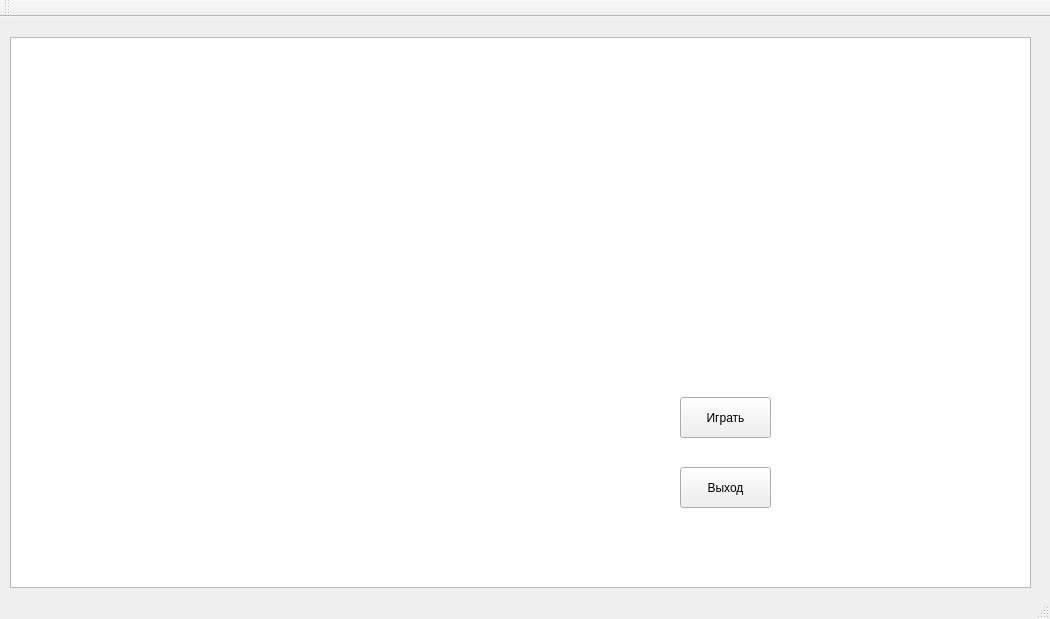
<?xml version="1.0" encoding="UTF-8"?>
<ui version="4.0">
 <class>MainWindow</class>
 <widget class="QMainWindow" name="MainWindow">
  <property name="geometry">
   <rect>
    <x>0</x>
    <y>0</y>
    <width>1050</width>
    <height>619</height>
   </rect>
  </property>
  <property name="windowTitle">
   <string>MainWindow</string>
  </property>
  <widget class="QWidget" name="centralWidget">
   <widget class="QStackedWidget" name="stackedWidget">
    <property name="geometry">
     <rect>
      <x>10</x>
      <y>10</y>
      <width>1031</width>
      <height>561</height>
     </rect>
    </property>
    <property name="currentIndex">
     <number>0</number>
    </property>
    <widget class="QWidget" name="page">
     <widget class="QGraphicsView" name="graphicsView_main">
      <property name="geometry">
       <rect>
        <x>0</x>
        <y>10</y>
        <width>1021</width>
        <height>551</height>
       </rect>
      </property>
     </widget>
     <widget class="QPushButton" name="pushButton">
      <property name="geometry">
       <rect>
        <x>670</x>
        <y>370</y>
        <width>91</width>
        <height>41</height>
       </rect>
      </property>
      <property name="text">
       <string>Играть</string>
      </property>
     </widget>
     <widget class="QPushButton" name="pushButton_2">
      <property name="geometry">
       <rect>
        <x>670</x>
        <y>440</y>
        <width>91</width>
        <height>41</height>
       </rect>
      </property>
      <property name="text">
       <string>Выход</string>
      </property>
     </widget>
    </widget>
    <widget class="QWidget" name="page_2">
     <widget class="QGraphicsView" name="graphicsView_8x8">
      <property name="geometry">
       <rect>
        <x>0</x>
        <y>10</y>
        <width>1021</width>
        <height>551</height>
       </rect>
      </property>
     </widget>
     <widget class="QLCDNumber" name="lcdNumber">
      <property name="geometry">
       <rect>
        <x>30</x>
        <y>30</y>
        <width>161</width>
        <height>51</height>
       </rect>
      </property>
     </widget>
     <widget class="QPushButton" name="pushButtonrestart">
      <property name="geometry">
       <rect>
        <x>40</x>
        <y>100</y>
        <width>75</width>
        <height>23</height>
       </rect>
      </property>
      <property name="text">
       <string>Заново</string>
      </property>
     </widget>
     <widget class="QPushButton" name="pushButtonexit">
      <property name="geometry">
       <rect>
        <x>40</x>
        <y>130</y>
        <width>75</width>
        <height>23</height>
       </rect>
      </property>
      <property name="text">
       <string>Закончить</string>
      </property>
     </widget>
    </widget>
   </widget>
  </widget>
  <widget class="QMenuBar" name="menuBar">
   <property name="geometry">
    <rect>
     <x>0</x>
     <y>0</y>
     <width>1050</width>
     <height>21</height>
    </rect>
   </property>
  </widget>
  <widget class="QToolBar" name="mainToolBar">
   <attribute name="toolBarArea">
    <enum>TopToolBarArea</enum>
   </attribute>
   <attribute name="toolBarBreak">
    <bool>false</bool>
   </attribute>
  </widget>
  <widget class="QStatusBar" name="statusBar"/>
 </widget>
 <layoutdefault spacing="6" margin="11"/>
 <resources/>
 <connections/>
</ui>
